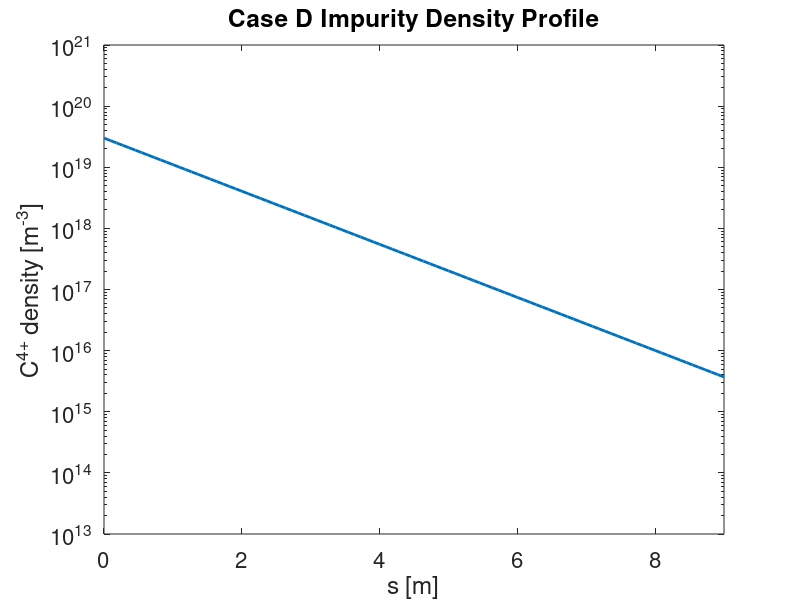

Here is the MATLAB script that generated this plot:
close all
clear all

s = linspace(0,9,100);

boltzmann = 3e19*exp(-s)
semilogy(s,boltzmann,'lineWidth',2)
title('Case D Impurity Density Profile')
xlabel('s [m]')
ylabel('C^{4+} density [m^{-3}]')
axis([ 0 9 1e13 1e21])
set(gca,'fontsize',16)
% legend('\phi_{in}/v_{prompt loss}','\phi_{in}/v_{thermal}')